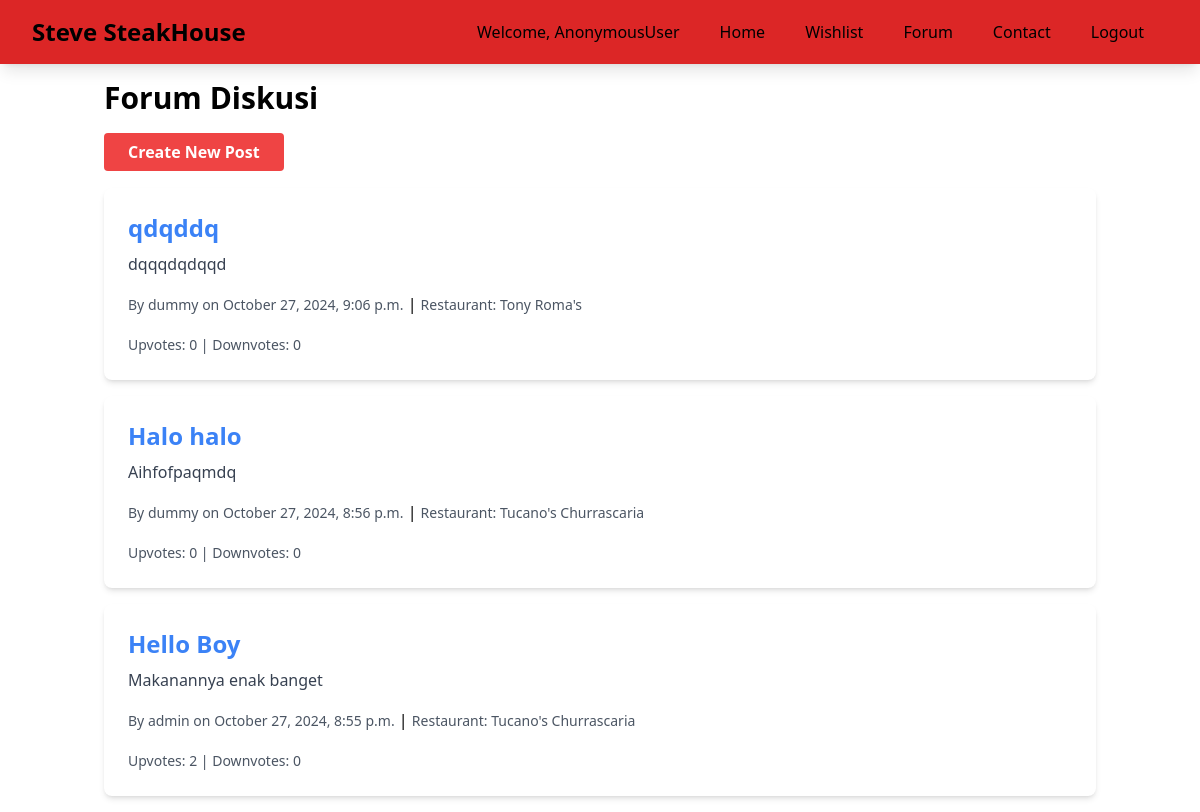
Page /forum_diskusi/ on the earlier database version.
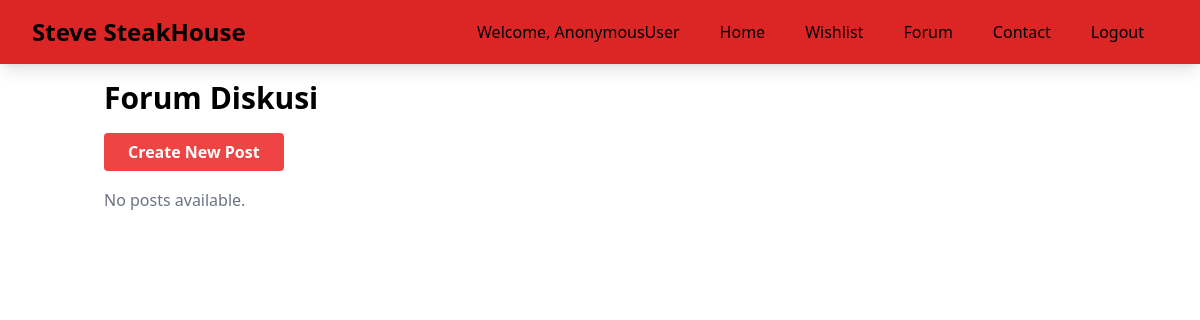
Same page on the later database version.
### forum_diskusi/models.py (models this page shows, shortened)
class Post(models.Model):
    title = models.CharField(max_length=255)
    content = models.TextField()
    date_posted = models.DateTimeField(auto_now_add=True)
    author = models.ForeignKey(User, on_delete=models.CASCADE)
    upvotes = models.IntegerField(default=0)
    downvotes = models.IntegerField(default=0)
    resto = models.ForeignKey(Restaurant, on_delete=models.CASCADE, default=0)

### resto/models.py (models this page shows, shortened)
class Restaurant(models.Model):
    id = models.IntegerField(primary_key=True)
    name = models.CharField(max_length=100)
    price = models.IntegerField(validators=[MinValueValidator(1)])
    location = models.CharField(max_length=100)
    special_menu = models.CharField(max_length=100)
    rating = models.PositiveIntegerField(
        validators=[MinValueValidator(1), MaxValueValidator(5)], default = 0
    )
    description = models.TextField(default= "Steak house with a variety of dishes and a great view of the city")
    opening_time = models.TimeField(default="07:00:00")
    closing_time = models.TimeField(default = "22:00:00")

### forum_diskusi/views.py (the view)
# urls.py: path('', forum_index, name='forum_index'),
def forum_index(request):
    posts = Post.objects.all().order_by('-date_posted')
    return render(request, 'forum_diskusi/index.html', {'posts': posts})

### forum_diskusi/templates/forum_diskusi/index.html
{% extends "base.html" %}
{% load static %}
{% load form_tags %}
{% block content %}
{% include 'navbar.html' %}
<div class="container mx-auto px-4 mt-20">
    <h1 class="text-3xl font-bold mb-6">Forum Diskusi</h1>
    <a href="{% url 'forum_diskusi:post_create' %}" class="bg-red-500 hover:bg-red-700 text-white font-bold py-2 px-6 rounded transition duration-300">
        Create New Post
    </a>
    <div class="mt-6">
        {% for post in posts %}
        <div class="bg-white p-6 rounded-lg shadow-md mb-4">
            <h2 class="text-2xl font-bold mb-2"><a href="{% url 'forum_diskusi:post_detail' post.pk %}" class="text-blue-500 hover:underline">{{ post.title }}</a></h2>
            <p class="text-gray-700">{{ post.content|truncatechars:200 }}</p>
            <div class="mt-4">
                <span class="text-sm text-gray-600">By {{ post.author.username }} on {{ post.date_posted|date:"F j, Y, g:i a" }}</span> |
                <span class="text-sm text-gray-600">Restaurant: {{ post.resto.name }}</span>
            </div>
            <div class="mt-4">
                <span class="text-sm text-gray-600">Upvotes: {{ post.upvotes }} | Downvotes: {{ post.downvotes }}</span>
            </div>
        </div>
        {% empty %}
        <p class="text-gray-500">No posts available.</p>
        {% endfor %}
    </div>
</div>
{% endblock %}

### main/templates/base.html (shortened to what this page needs)
{% load static %}
<!DOCTYPE html>
<html lang="en">
  <head>
    <script
    src="https://cdn.tailwindcss.com">
        :root {
            --primary-red: #B22222;
            --cream: #F5F5DC;
        }</script>
    <link rel="stylesheet" href="/static/css/global.css">
  </head>
  <body>
    {% block content %} {% endblock content %}
  </body>
</html>

### main/templates/navbar.html (shortened to what this page needs)
<nav class="bg-red-600 shadow-lg fixed top-0 left-0 z-40 w-screen">
  <div class="max-w-7xl md-10 mx-auto px-4 sm:px-6 lg:px-8">
    <div class="flex items-center justify-between h-16">
      <div class="flex items-center">
        <h1 class="text-xl sm:text-2xl font-bold text-krem">Steve SteakHouse</h1>
      </div>
      <div class="hidden md:flex items-center">
        <span class="text-krem py-2 px-4 mr-2">Welcome, {{user}}</span>
        <a href="{% url 'main:main_page' %}" class="hover:bg-red-700 text-krem py-2 px-4 transition rounded duration-300 mr-2">
          Home
        </a>
        <a href="{% url 'wishlist:view_wishlists' %}" class="hover:bg-red-700 text-krem py-2 px-4 transition rounded duration-300 mr-2">
          Wishlist
        </a>
        <a href="{% url 'forum_diskusi:forum_index' %}" class="hover:bg-red-700 text-krem py-2 px-4 transition rounded duration-300 mr-2">
          Forum
        </a>
        <a href="/about" class="hover:bg-red-700 text-krem py-2 px-4 transition rounded duration-300 mr-2">
          Contact
        </a>
        <a href="{% url 'main:user_logout' %}" class="hover:bg-red-700 text-krem py-2 px-4 transition rounded duration-300 mr-2">
          Logout
        </a>
      </div>
    </div>
  </div>
</nav>

Differences in the rows shown:
removed Post: title "qdqddq", content "dqqqdqdqqd", author.username "dummy", date_posted "October 27, 2024, 9:06 p.m.", resto.name "Tony Roma's", upvotes "0", downvotes "0"
removed Post: title "Halo halo", content "Aihfofpaqmdq", author.username "dummy", date_posted "October 27, 2024, 8:56 p.m.", resto.name "Tucano's Churrascaria", upvotes "0", downvotes "0"
removed Post: title "Hello Boy", content "Makanannya enak banget", author.username "admin", date_posted "October 27, 2024, 8:55 p.m.", resto.name "Tucano's Churrascaria", upvotes "2", downvotes "0"
Other differences:
text now shown: "No posts available."
